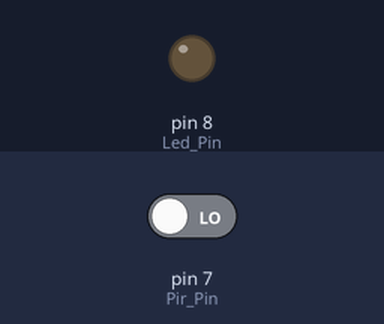
A sketch run on a simulated Arduino Uno, built with avr-gcc and run on an emulated ATmega328P. Parts: output pins drawn as LEDs (lit = HIGH). The test bench sets the inputs (shaded band); at power-on: pin 7 (Pir_Pin) LOW.

Above: at 2.8 s.
2.9 s: pin 7 (Pir_Pin) driven HIGH
At 4.2 s:
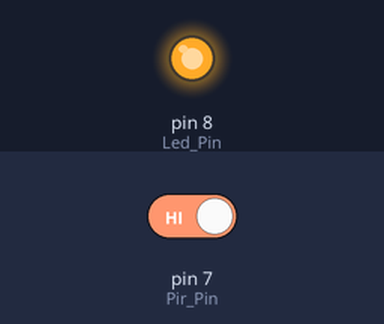
4.5 s: pin 7 (Pir_Pin) driven LOW
At 5.7 s:
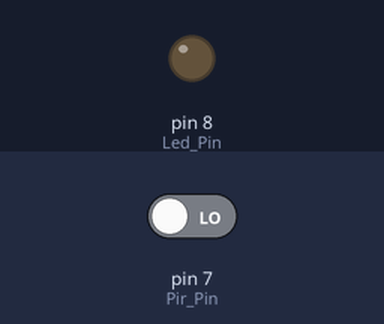
Timing chart, 0 to 7.5 s (numbered marks = the images above; inputs shaded):
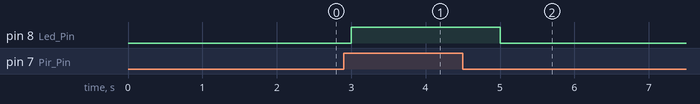

The sketch:

Pir_D7.ino
```cpp
#define Pir_Pin 7
#define Led_Pin 8
// the setup function runs once when you press reset or power the board
void setup() {
  // initialize digital pin Blink_Led_Pin as an output.
  pinMode(Led_Pin, OUTPUT);   //定義Blink_Led_Pin為輸出腳位
  pinMode(Pir_Pin, INPUT);   //定義Blink_Led_Pin為輸出腳位
}

// the loop function runs over and over again forever
void loop() {
     if (digitalRead(Pir_Pin))
        {
            digitalWrite(Led_Pin, HIGH);   // 將腳位Blink_Led_Pin設定為高電位  turn the LED on (HIGH is the voltage level)
        }
        else
        {
            digitalWrite(Led_Pin, LOW);   // 將腳位Blink_Led_Pin設定為高電位  turn the LED on (HIGH is the voltage level)
        }

  delay(1000);              //休息1秒 wait for a second
}
```

Measured:
- after the input at 2.9 s, pin 8 (Led_Pin): LOW → HIGH after 0.10 s
- after the input at 4.5 s, pin 8 (Led_Pin): HIGH → LOW after 0.50 s
